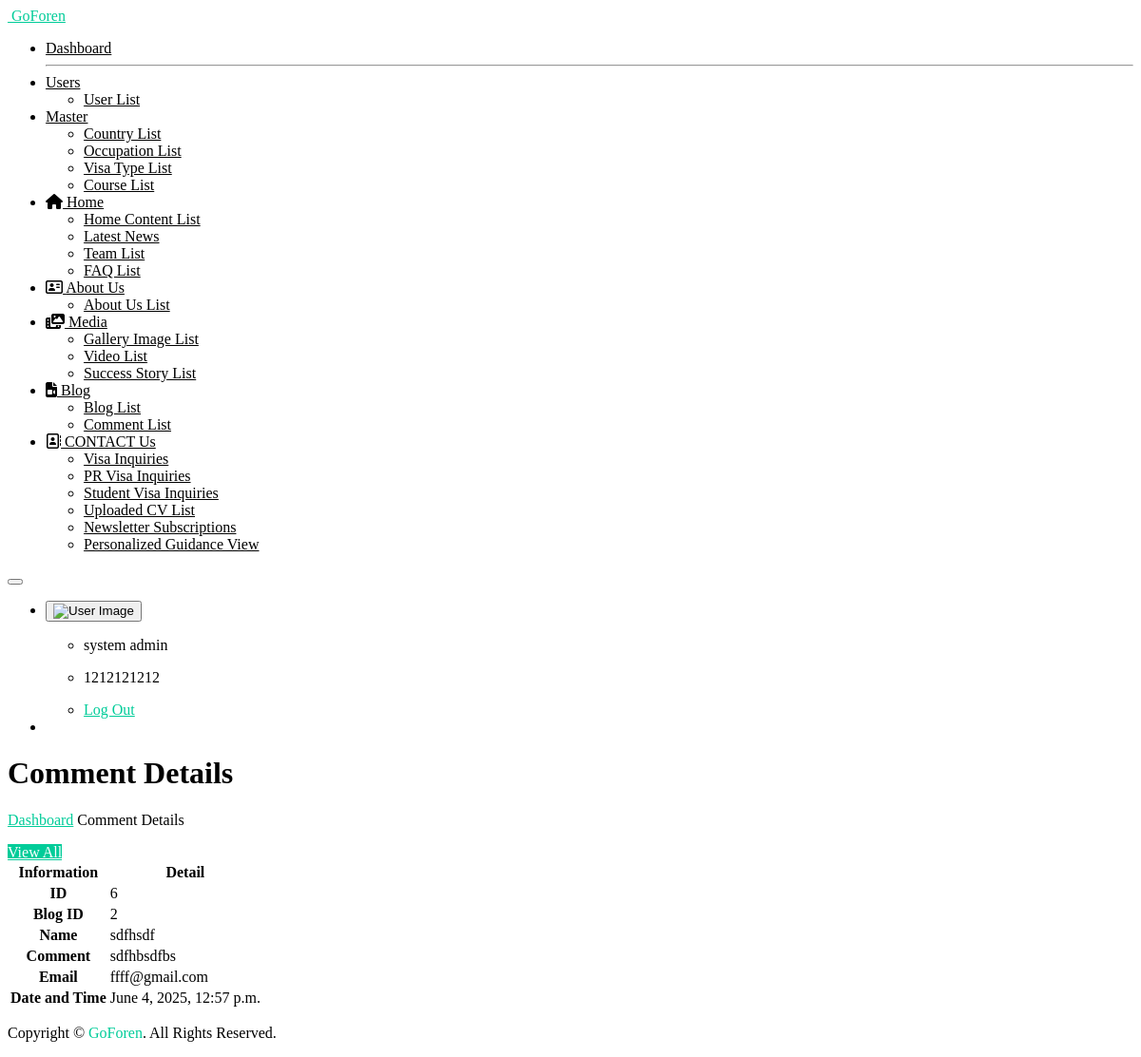
/comment_detail_view/6/ (signed in), run on the app's committed database.
### myapp/models.py (models this page shows, shortened)
class tbl_blog_comment(models.Model):
    blog_id = models.IntegerField()
    name = models.CharField(max_length=100, null=True)
    email = models.CharField(max_length=100, null=True)
    description = models.TextField(blank=True, null=True)
    created_at = models.DateTimeField(auto_now_add=True)
    updated_at = models.DateTimeField(auto_now=True)
    class Meta:
        db_table = 'tbl_blog_comment'

### myapp/views.py (the view)
    def wrapper(request, *args, **kwargs):
        if 'user_id' not in request.session:
            return redirect('open_sign_in_page')
        return view_func(request, *args, **kwargs)

### myapp/views.py (called while the page is built)
def login_required_custom(view_func):
    def wrapper(request, *args, **kwargs):
        if 'user_id' not in request.session:
            return redirect('open_sign_in_page')
        return view_func(request, *args, **kwargs)
    return wrapper

@login_required_custom
def comment_detail_view(request, id):
    comment = get_object_or_404(tbl_blog_comment, id=id)
    context = {
        "comment": comment,
    }
    return render(request, "comment-detail.html", context)

### templates/comment-detail.html (shortened to what this page needs)
{% extends "base.html" %}
{% load static %}
{%  block start %}
			<div class="ec-content-wrapper">
				<div class="content">
					<div class="breadcrumb-wrapper d-flex align-items-center justify-content-between">
						<div>
							<h1>Comment Details</h1>
							<p class="breadcrumbs"><span><a href="{% url 'dashboard_view' %}">Dashboard</a></span>
								<span></span>Comment Details</p>
						</div>
						<div>
							<a href="{% url 'comment_list_view' %}" class="btn btn-primary"> View All
							</a>
						</div>
					</div>
					<div class="row">
						<div class="col-12">
							<div class="card card-default">
								<div class="card-body">
									<div class="table-responsive">
										<table id="responsive-data-table" class="table">
											<tbody>
												<tr style="color:black;">
													<th>Information</th>
													<th>Detail</th>
												</tr>
												<tr>
													<th>ID</th>
													<td>{{comment.id}}</td>
												</tr>
												<tr>
													<th>Blog ID</th>
													<td>{{comment.blog_id}}</td>
												</tr>
												<tr>
													<th>Name</th>
													<td>{{comment.name}}</td>
												</tr>
												<tr>
													<th>Comment</th>
													<td>{{comment.description}}</td>
												</tr>
												<tr>
													<th>Email</th>
													<td>{{comment.email}}</td>
												</tr>
												<tr>
													<th>Date and Time</th>
													<td>{{comment.created_at}}</td>
												</tr>
											</tbody>
										</table>
									</div>
								</div>
							</div>
						</div>
					</div>
				</div>
			</div>
{%  endblock %}

### templates/comment-detail.html (style rules this page uses)
a { color: #00cc99; }
.btn.btn-primary { color: #ffffff; background-color: #00cc99; border-color: #00cc99; }

### data on the page
tbl_blog_comment: id "6", blog_id "2", name "sdfhsdf", description "sdfhbsdfbs", email "ffff@gmail.com", created_at "June 4, 2025, 12:57 p.m."

### other printed values
{{ request.session.session_username }} "system admin"
{{ request.session.session_mobile }} "1212121212"
